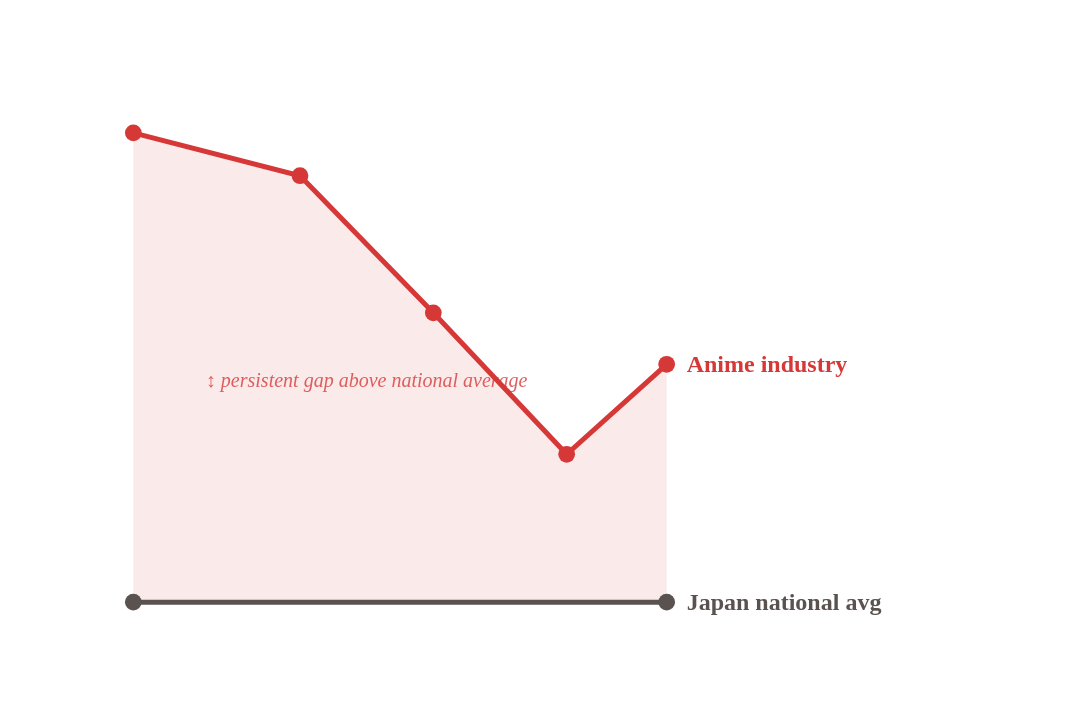

Specify this chart in Vega-Lite:
### Vega-Lite specification from a JSON file in a GitHub repository (floating-point values rounded to 4 significant figures)
{"$schema": "https://vega.github.io/schema/vega-lite/v6.json", "description": "Anime worker monthly hours vs Japan national average — the persistent overwork gap", "width": "container", "height": 300, "padding": {"top": 30, "right": 100, "bottom": 30, "left": 50}, "config": {"view": {"stroke": null}, "axis": {"domainColor": "#D9D2C5", "tickColor": "#D9D2C5", "labelColor": "#5A524F", "labelFont": "IBM Plex Mono", "labelFontSize": 11, "titleColor": "#1A1716", "titleFont": "Manrope", "titleFontSize": 12}}, "layer": [{"data": {"values": [{"year": 2008, "low": 163.5, "high": 273}, {"year": 2013, "low": 163.5, "high": 263}, {"year": 2017, "low": 163.5, "high": 231}, {"year": 2021, "low": 163.5, "high": 198}, {"year": 2024, "low": 163.5, "high": 219}]}, "mark": {"type": "area", "color": "#D63838", "opacity": 0.1, "interpolate": "linear"}, "encoding": {"x": {"field": "year", "type": "quantitative", "scale": {"domain": [2007, 2025]}, "title": null, "axis": {"format": "d", "labelAngle": 0, "values": [2008, 2013, 2017, 2021, 2024]}}, "y": {"field": "low", "type": "quantitative", "scale": {"domain": [150, 290]}, "title": "Monthly working hours"}, "y2": {"field": "high"}}}, {"data": {"values": [{"year": 2008, "hours": 273, "series": "Anime industry"}, {"year": 2013, "hours": 263, "series": "Anime industry"}, {"year": 2017, "hours": 231, "series": "Anime industry"}, {"year": 2021, "hours": 198, "series": "Anime industry"}, {"year": 2024, "hours": 219, "series": "Anime industry"}, {"year": 2008, "hours": 163.5, "series": "Japan national average"}, {"year": 2024, "hours": 163.5, "series": "Japan national average"}]}, "mark": {"type": "line", "strokeWidth": 2.5, "point": {"filled": true, "size": 70}}, "encoding": {"x": {"field": "year", "type": "quantitative", "title": null, "scale": {"domain": [2007, 2025]}, "axis": {"format": "d", "labelAngle": 0, "values": [2008, 2013, 2017, 2021, 2024]}}, "y": {"field": "hours", "type": "quantitative", "title": "Monthly working hours", "scale": {"domain": [150, 290]}}, "color": {"field": "series", "type": "nominal", "scale": {"domain": ["Anime industry", "Japan national average"], "range": ["#D63838", "#5A524F"]}, "legend": null}}}, {"data": {"values": [{"year": 2024, "hours": 219, "label": "Anime industry"}]}, "mark": {"type": "text", "align": "left", "dx": 10, "fontSize": 12, "font": "Manrope", "fontWeight": 600, "color": "#D63838"}, "encoding": {"x": {"field": "year", "type": "quantitative", "scale": {"domain": [2007, 2025]}, "axis": null}, "y": {"field": "hours", "type": "quantitative", "scale": {"domain": [150, 290]}, "axis": null}, "text": {"field": "label"}}}, {"data": {"values": [{"year": 2024, "hours": 163.5, "label": "Japan national avg"}]}, "mark": {"type": "text", "align": "left", "dx": 10, "fontSize": 12, "font": "Manrope", "fontWeight": 600, "color": "#5A524F"}, "encoding": {"x": {"field": "year", "type": "quantitative", "scale": {"domain": [2007, 2025]}, "axis": null}, "y": {"field": "hours", "type": "quantitative", "scale": {"domain": [150, 290]}, "axis": null}, "text": {"field": "label"}}}, {"data": {"values": [{"year": 2015, "hours": 215, "label": "↕ persistent gap above national average"}]}, "mark": {"type": "text", "align": "center", "fontSize": 10, "font": "IBM Plex Mono", "color": "#D63838", "fontStyle": "italic", "opacity": 0.8}, "encoding": {"x": {"field": "year", "type": "quantitative", "scale": {"domain": [2007, 2025]}, "axis": null}, "y": {"field": "hours", "type": "quantitative", "scale": {"domain": [150, 290]}, "axis": null}, "text": {"field": "label"}}}]}
